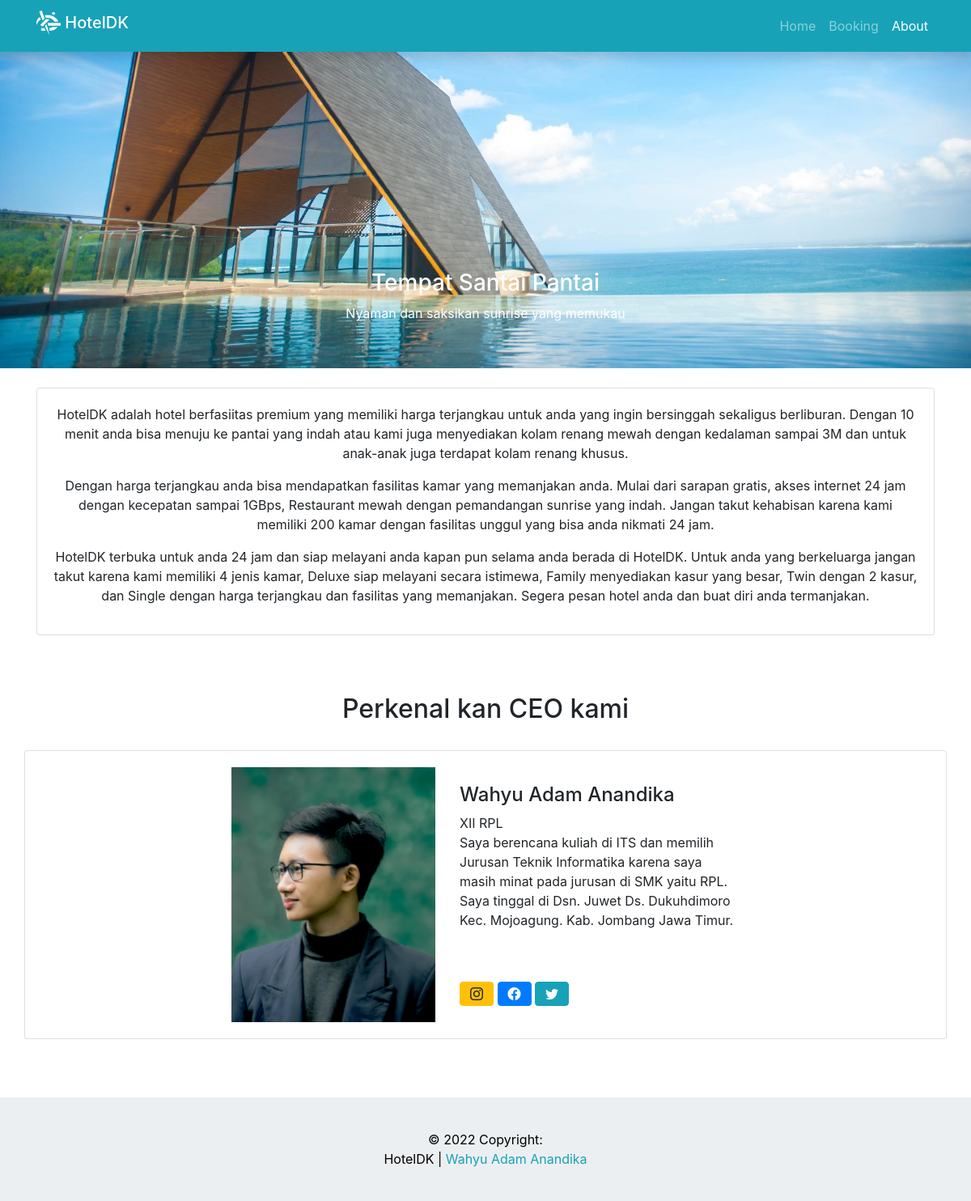
Page /about.php on the committed database.
### tables this page shows
CREATE TABLE `tb_fasilitas_umum` (
  `id` int(11) NOT NULL,
  `nama_fasilitas` varchar(50) NOT NULL,
  `keterangan` text NOT NULL,
  `gambar` varchar(100) NOT NULL
);

### banner.php (the view)
<div id="carouselExampleIndicators" class="carousel slide" data-bs-ride="carousel"  data-ride="carousel">
   <div class="carousel-inner">
        <?php
            $aktif="active";
            $sql = "SELECT * FROM tb_fasilitas_umum ORDER BY id DESC LIMIT 5";
            $result = $conn->query($sql);
            if ($result->num_rows > 0) {
              while($row = $result->fetch_assoc()) {
                $nf= $row["nama_fasilitas"];
                $gambar= $row["gambar"];
                $ket = $row["keterangan"];
        ?>
              <div class="carousel-item <?php echo $aktif;?> ">
                <img src="<?php echo $gambar; ?>" class="img-fluid h-auto" style="width:100%">
                  <div class="carousel-caption">
                    <h3><?php echo $nf; ?></h3>
                    <p><?php echo $ket; ?></p>
                  </div>
              </div>
        <?php
            $aktif="";
              }
            }
        ?>
   </div>
</div>

### rows in the picture
tb_fasilitas_umum: gambar (picture), nama_fasilitas "Tempat Santai Pantai", keterangan "Nyaman dan saksikan sunrise yang memukau"

### other values in the picture
$_SESSION['hotel_judul'] "HotelDK"
